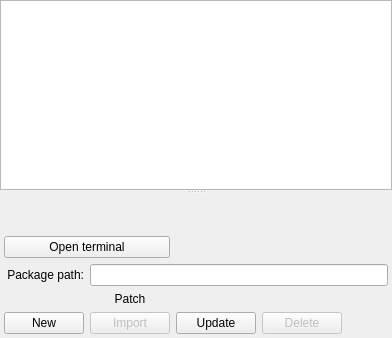
           <widget class="QSplitter" name="splitter_5">
            <property name="orientation">
             <enum>Qt::Vertical</enum>
            </property>
            <attribute name="title">
             <string>Package Source</string>
            </attribute>
            <widget class="QTreeView" name="packageTreeView"/>
            <widget class="QWidget" name="widget" native="true">
             <layout class="QGridLayout" name="gridLayout_11">
              <property name="margin">
               <number>4</number>
              </property>
              <property name="spacing">
               <number>6</number>
              </property>
              <item row="12" column="5">
               <spacer name="horizontalSpacer_2">
                <property name="orientation">
                 <enum>Qt::Horizontal</enum>
                </property>
                <property name="sizeHint" stdset="0">
                 <size>
                  <width>40</width>
                  <height>20</height>
                 </size>
                </property>
               </spacer>
              </item>
              <item row="2" column="1">
               <widget class="QLabel" name="packagePathLabel">
                <property name="text">
                 <string>Package path:</string>
                </property>
                <property name="alignment">
                 <set>Qt::AlignRight|Qt::AlignTrailing|Qt::AlignVCenter</set>
                </property>
               </widget>
              </item>
              <item row="2" column="2" colspan="4">
               <widget class="QLineEdit" name="packagePathLineEdit">
                <property name="readOnly">
                 <bool>true</bool>
                </property>
               </widget>
              </item>
              <item row="1" column="1" colspan="2">
               <widget class="QPushButton" name="openTermButton">
                <property name="toolTip">
                 <string>Open a terminal in the package's OSC directory.
It may open in background on some desktop environments.</string>
                </property>
                <property name="text">
                 <string>Open terminal</string>
                </property>
               </widget>
              </item>
              <item row="12" column="4">
               <widget class="QPushButton" name="deletePatchButton">
                <property name="enabled">
                 <bool>false</bool>
                </property>
                <property name="sizePolicy">
                 <sizepolicy hsizetype="Expanding" vsizetype="Fixed">
                  <horstretch>0</horstretch>
                  <verstretch>0</verstretch>
                 </sizepolicy>
                </property>
                <property name="toolTip">
                 <string>Deleted a patch (not implemented yet).</string>
                </property>
                <property name="text">
                 <string>Delete</string>
                </property>
               </widget>
              </item>
              <item row="0" column="1">
               <spacer name="verticalSpacer_3">
                <property name="orientation">
                 <enum>Qt::Vertical</enum>
                </property>
                <property name="sizeHint" stdset="0">
                 <size>
                  <width>20</width>
                  <height>40</height>
                 </size>
                </property>
               </spacer>
              </item>
              <item row="12" column="1">
               <widget class="QPushButton" name="generatePatchButton">
                <property name="sizePolicy">
                 <sizepolicy hsizetype="Expanding" vsizetype="Fixed">
                  <horstretch>0</horstretch>
                  <verstretch>0</verstretch>
                 </sizepolicy>
                </property>
                <property name="toolTip">
                 <string>Generate a patch from the changes made into the project filesystem,
 and add this patch to the package and into the spec files.
    -You need to do the '%prep' first.
    -This new patch becomes the current patch of the package, until the next '%prep'.</string>
                </property>
                <property name="text">
                 <string>New</string>
                </property>
               </widget>
              </item>
              <item row="12" column="2">
               <widget class="QPushButton" name="importPatchButton">
                <property name="enabled">
                 <bool>false</bool>
                </property>
                <property name="sizePolicy">
                 <sizepolicy hsizetype="Expanding" vsizetype="Fixed">
                  <horstretch>0</horstretch>
                  <verstretch>0</verstretch>
                 </sizepolicy>
                </property>
                <property name="toolTip">
                 <string>Import a patch (not implemented yet).</string>
                </property>
                <property name="text">
                 <string>Import</string>
                </property>
               </widget>
              </item>
              <item row="12" column="3">
               <widget class="QPushButton" name="modifyPatchButton">
                <property name="sizePolicy">
                 <sizepolicy hsizetype="Expanding" vsizetype="Fixed">
                  <horstretch>0</horstretch>
                  <verstretch>0</verstretch>
                 </sizepolicy>
                </property>
                <property name="toolTip">
                 <string>Update the current patch with new modifications.</string>
                </property>
                <property name="text">
                 <string>Update</string>
                </property>
               </widget>
              </item>
              <item row="3" column="1" colspan="3">
               <widget class="QLabel" name="label_3">
                <property name="text">
                 <string>Patch</string>
                </property>
                <property name="alignment">
                 <set>Qt::AlignCenter</set>
                </property>
               </widget>
              </item>
             </layout>
            </widget>
           </widget>
